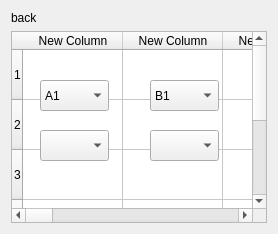
                     <widget class="QWidget" name="actions">
                      <layout class="QGridLayout" name="gridLayout_4">
                       <item row="0" column="0">
                        <widget class="QLabel" name="label_9">
                         <property name="text">
                          <string>back</string>
                         </property>
                        </widget>
                       </item>
                       <item row="1" column="0">
                        <widget class="QTableWidget" name="tableWidget">
                         <property name="rowCount">
                          <number>6</number>
                         </property>
                         <property name="columnCount">
                          <number>19</number>
                         </property>
                         <attribute name="verticalHeaderDefaultSectionSize">
                          <number>50</number>
                         </attribute>
                         <row/>
                         <row/>
                         <row/>
                         <row/>
                         <row/>
                         <row/>
                         <column>
                          <property name="text">
                           <string>New Column</string>
                          </property>
                         </column>
                         <column>
                          <property name="text">
                           <string>New Column</string>
                          </property>
                         </column>
                         <column>
                          <property name="text">
                           <string>New Column</string>
                          </property>
                         </column>
                         <column>
                          <property name="text">
                           <string>New Column</string>
                          </property>
                         </column>
                         <column>
                          <property name="text">
                           <string>New Column</string>
                          </property>
                         </column>
                         <column>
                          <property name="text">
                           <string>New Column</string>
                          </property>
                         </column>
                         <column>
                          <property name="text">
                           <string>New Column</string>
                          </property>
                         </column>
                         <column>
                          <property name="text">
                           <string>New Column</string>
                          </property>
                         </column>
                         <column>
                          <property name="text">
                           <string>New Column</string>
                          </property>
                         </column>
                         <column>
                          <property name="text">
                           <string>New Column</string>
                          </property>
                         </column>
                         <column>
                          <property name="text">
                           <string>New Column</string>
                          </property>
                         </column>
                         <column/>
                         <column/>
                         <column/>
                         <column/>
                         <column/>
                         <column/>
                         <column/>
                         <column/>
                        </widget>
                       </item>
                      </layout>
                      <widget class="QComboBox" name="comboBox_7">
                       <property name="geometry">
                        <rect>
                         <x>40</x>
                         <y>80</y>
                         <width>69</width>
                         <height>31</height>
                        </rect>
                       </property>
                       <item>
                        <property name="text">
                         <string>A1</string>
                        </property>
                       </item>
                       <item>
                        <property name="text">
                         <string>A2</string>
                        </property>
                       </item>
                       <item>
                        <property name="text">
                         <string>A3</string>
                        </property>
                       </item>
                      </widget>
                      <widget class="QComboBox" name="comboBox_8">
                       <property name="geometry">
                        <rect>
                         <x>40</x>
                         <y>130</y>
                         <width>69</width>
                         <height>31</height>
                        </rect>
                       </property>
                      </widget>
                      <widget class="QComboBox" name="comboBox_9">
                       <property name="geometry">
                        <rect>
                         <x>150</x>
                         <y>80</y>
                         <width>69</width>
                         <height>31</height>
                        </rect>
                       </property>
                       <item>
                        <property name="text">
                         <string>B1</string>
                        </property>
                       </item>
                       <item>
                        <property name="text">
                         <string>B2</string>
                        </property>
                       </item>
                       <item>
                        <property name="text">
                         <string>B3</string>
                        </property>
                       </item>
                      </widget>
                      <widget class="QComboBox" name="comboBox_10">
                       <property name="geometry">
                        <rect>
                         <x>150</x>
                         <y>130</y>
                         <width>69</width>
                         <height>31</height>
                        </rect>
                       </property>
                      </widget>
                     </widget>
